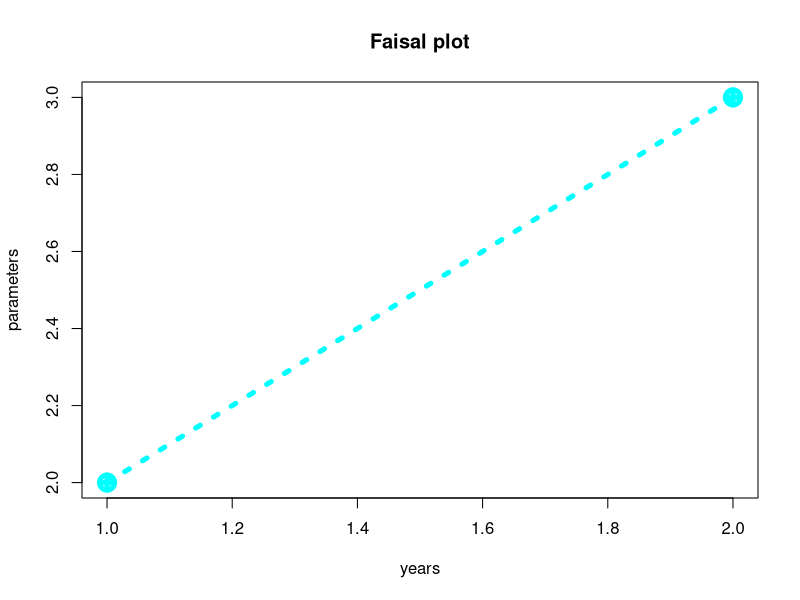
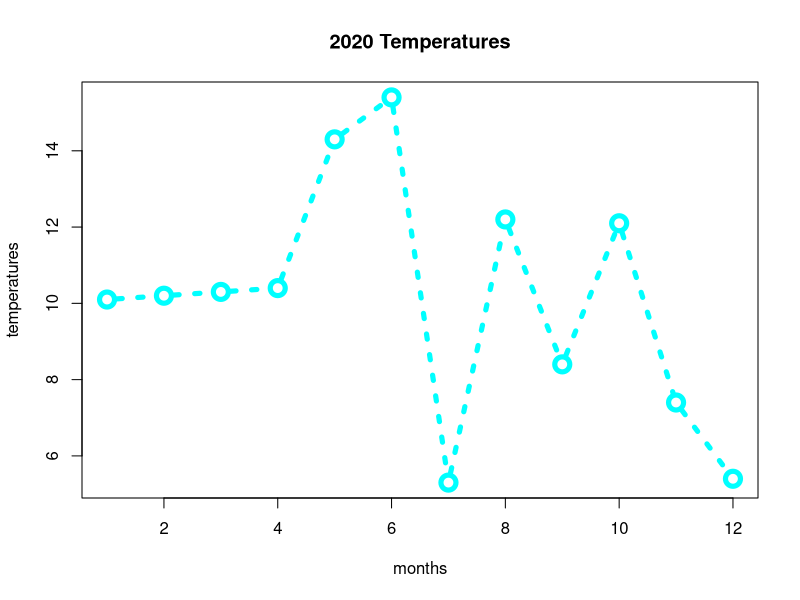
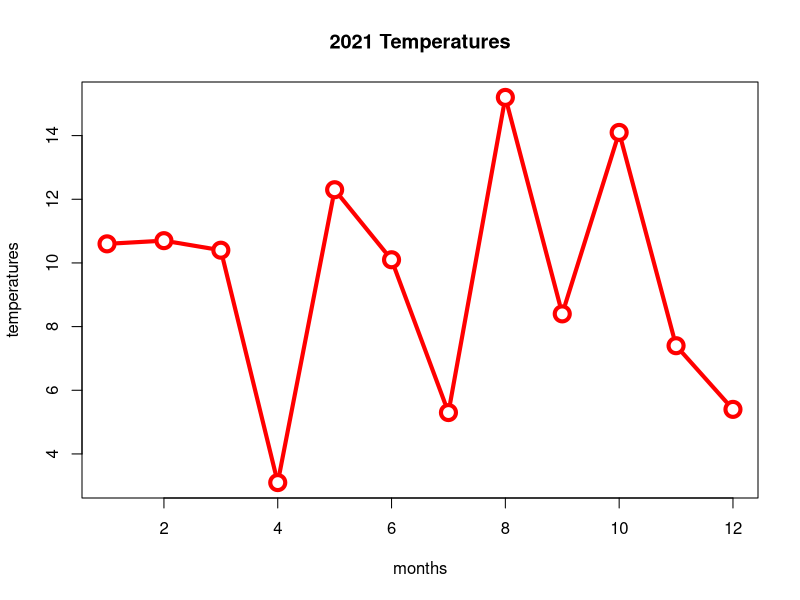
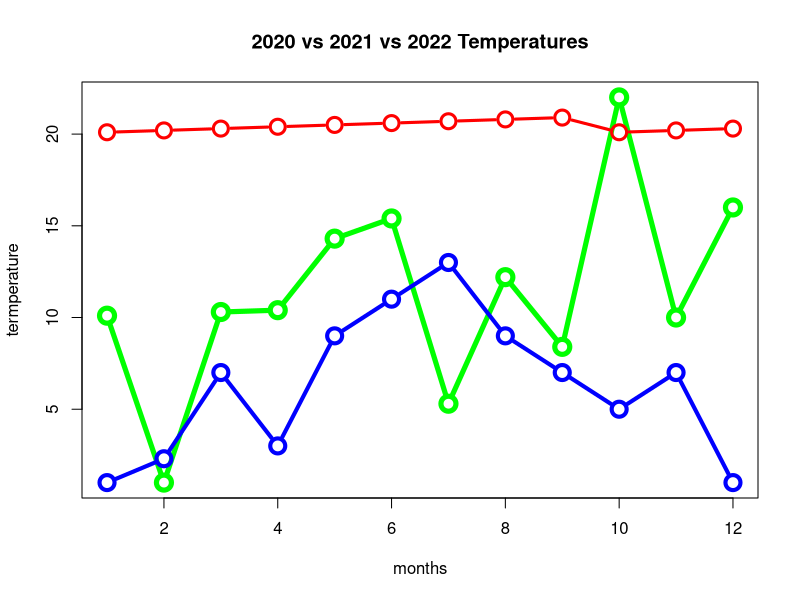
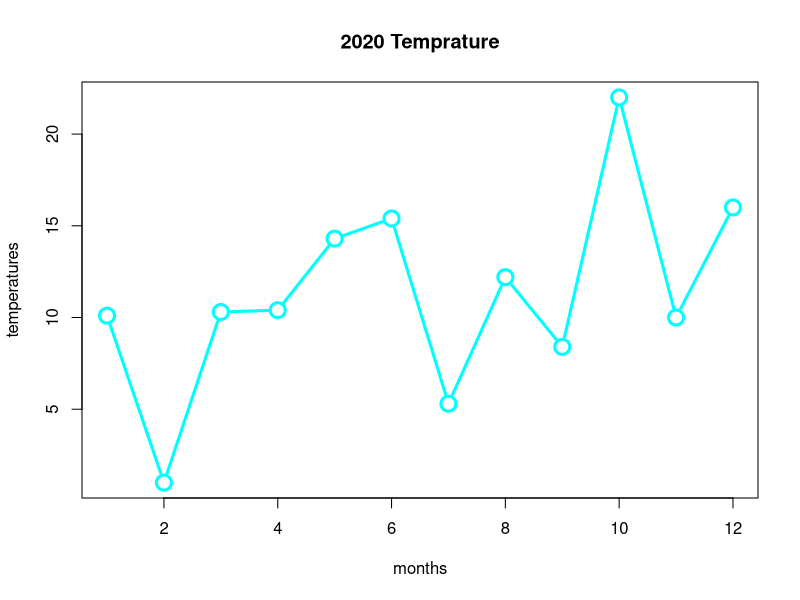
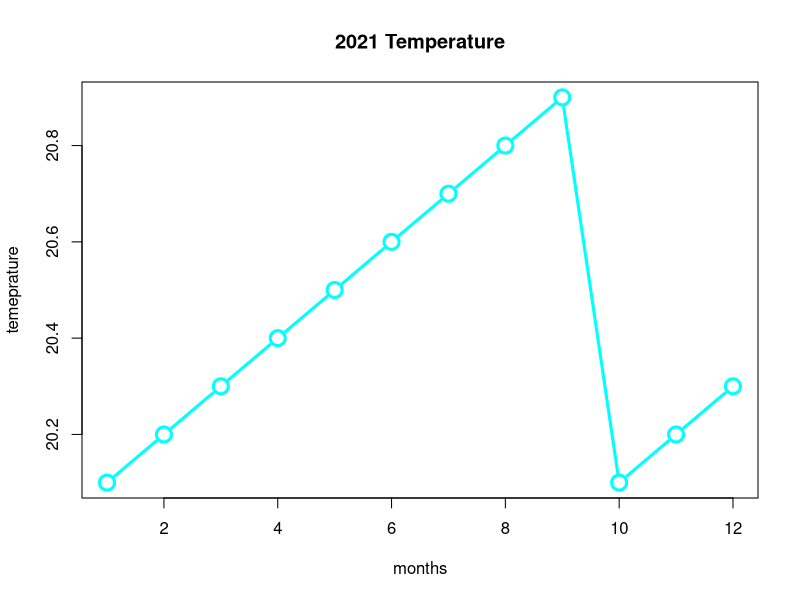
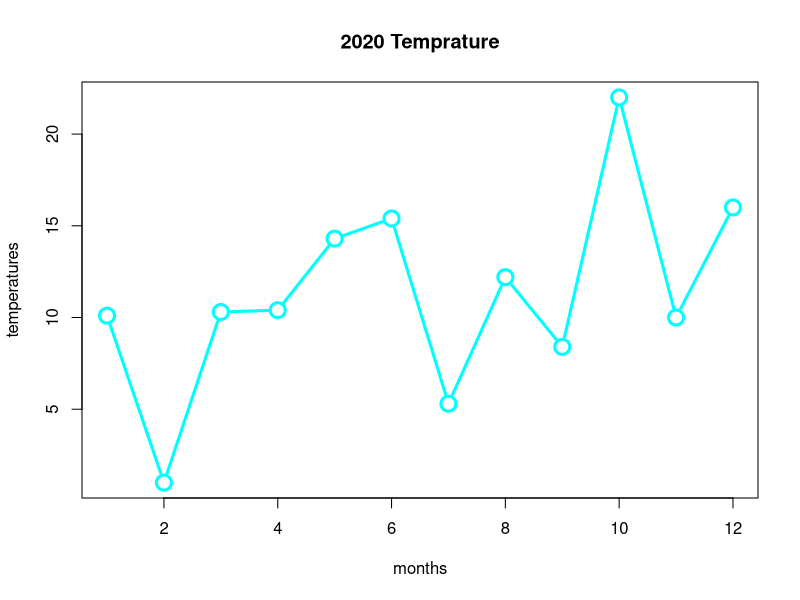
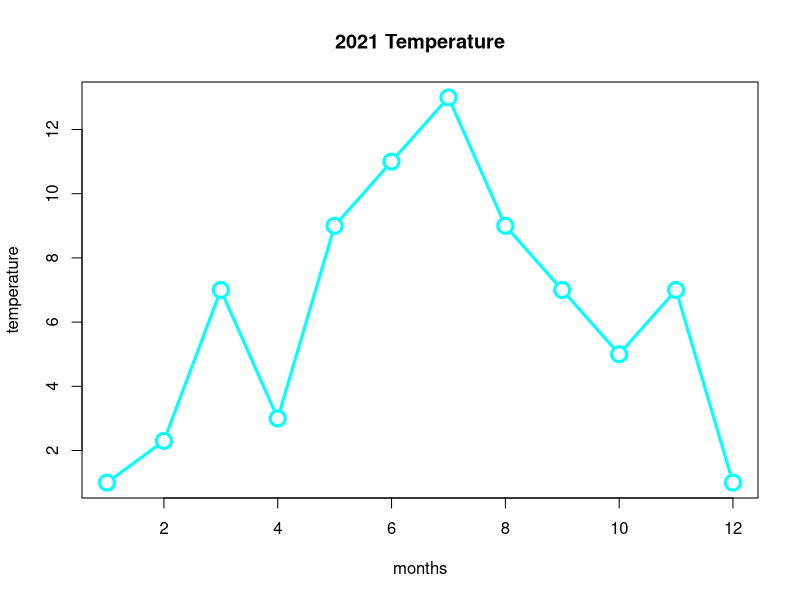

Write R code to recreate these figures, in order.
#creation of plot : using plot()
#syntax :
#plot(x,y,type,main,xlab,ylab,col,cex,pch,lwd,lty)

#parameters :
#x and y are two input vectors
#type : is a code used to specify type of plot
#   p for plot point only
#   l for plot line only
#   b for plot both 
#   c to line only without points
#   o to plot both over-plotted pointes and line
#   h to plot histogram plot
#   s to plot stair steps
#main is used to specify title of graph/plot
#xlab and ylab is used to spcefiy lables of X and Y axis
#col is used to specify color. By defaul black
#cex is used to specify the size of points.By default 1
#pch is used to specify shape of points. ranges from 0 to 25
#lwd is line width is used to specify line width. by default 1
#lty is line style is used to specify line style.ranges from 0 to 6
#   0 removes line
#   1 displays solid line
#   2 dashed line
#   3 dotted line
#   4 "dot dashed" line 
#   5 "long dashed" line
#   6 "two dashed"(long and short dashes) line

#simple plot 
plot(c(1,2),c(2,3),type ="o",main="Faisal plot",xlab ="years",ylab="parameters",cex=2,pch=10,col="cyan",lwd=5,lty=3)

#month and temprature plot
month <- 1:12
month

temp20 <- c(10.1,10.2,10.3,10.4,14.3,15.4,5.3,12.2,8.4,12.1,7.4,5.4)
temp20

temp21 <- c(10.6,10.7,10.4,3.1,12.3,10.1,5.3,15.2,8.4,14.1,7.4,5.4)
temp21

#plot for temp20 and month
plot(month,temp20,type = "b",xlab="months",ylab="temperatures",main="2020 Temperatures",col = "cyan",cex=2,lwd=5,lty=3)


#plot for temp21 and month
plot(month,temp21,type ="b",xlab="months",ylab="temperatures",main="2021 Temperatures",cex=2,col="red",lty=1,lwd=4)

#comparision of two plots using lines() and points() functions (2020,2021,2022) :
month <- 1:12
month

temp20 <- c(10.1,1,10.3,10.4,14.3,15.4,5.3,12.2,8.4,22,10,16)
temp20

temp21 <- c(20.1,20.2,20.3,20.4,20.5,20.6,20.7,20.8,20.9,20.1,20.2,20.3)
length(temp21)

temp22 <- c(1,2.3,7,3,9,11,13,9,7,5,7,1)
length(temp22)

plot(month,temp20,type="b",main="2020 vs 2021 vs 2022 Temperatures",col="green",lwd=5,cex=2,lty=1,xlab="months",ylab="termperature")
lines(month,temp21,type="b",col="red",cex=2,lty=1,lwd=3)
points(month,temp22,type="b",col="blue",cex=2,lty=1,lwd=4,)

#Save file using commands :

#1. save as jpeg image : use jpeg()

jpeg(file = "D:/study material/5TH SEM NOTES/DAR/RScripts/Images/temp20.jpeg",width=300,height=300,units = "px")
plot(month,temp20,type="b",xlab="months",ylab="temperatures",main="2020 Temprature",cex=2,lwd=3,col="cyan",lty=1)
dev.off()
#dev.off() is used to shut down current device , here it is used to close down current plot

#2. save as png image : use png()

png(file="D:/study material/5TH SEM NOTES/DAR/RScripts/Images/temp21.png",width=6,height=4,units="in",res=100)
plot(month,temp21,type="b",xlab="months",ylab="temeprature",main="2021 Temperature",lwd=3,lty=1,cex=2,col="cyan")
dev.off()

#3. save as svg image : use svg()
svg("D:/study material/5TH SEM NOTES/DAR/RScripts/Images/temp20.svg")
plot(month,temp20,type="b",xlab="months",ylab="temperatures",main="2020 Temprature",cex=2,lwd=3,col="cyan",lty=1)
dev.off()

#4. save as bmp image : use bmp()
bmp("D:/study material/5TH SEM NOTES/DAR/RScripts/Images/temp22.bmap")
plot(month,temp22,main="2021 Temperature",xlab="months",ylab="temperature",lwd=3,lty=1,col="cyan",cex=2,type="b")
dev.off()

#5. save as pdf : use pdf()
pdf("D:/study material/5TH SEM NOTES/DAR/RScripts/Images/temp22.pdf")
plot(month,temp22,main="2021 Temperature",xlab="months",ylab="temperature",lwd=3,lty=1,col="cyan",cex=2,type="b")
dev.off()
